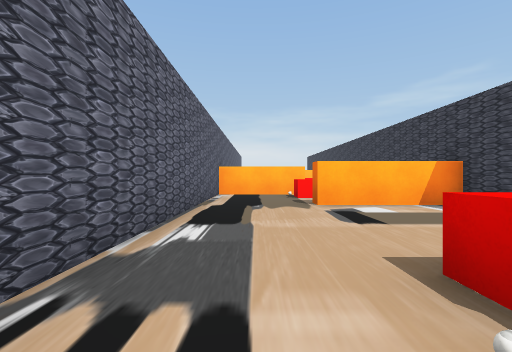
view 1 (above)

15 first-person views from a walk through a Unity game level. The camera is 1.2 m above the floor, looks level and sees 85° across. The floor is counted in squares, 2 m on a side. Each view is taken from the middle of a square. On the plan, view 1 faces up. The plan holds only what a view shows up to about 9 squares ahead; the rest is blank. The place goes on beyond the plan. The player is left out. Some animated figures are not drawn. Some surface patterns are stand-ins.

view 2
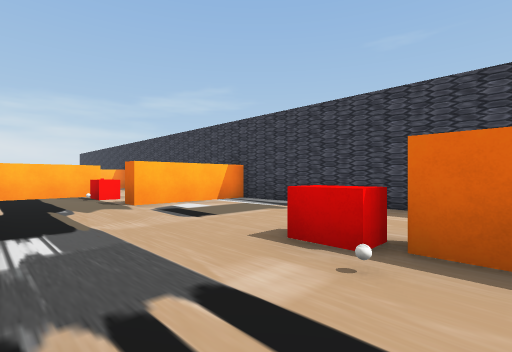

view 3
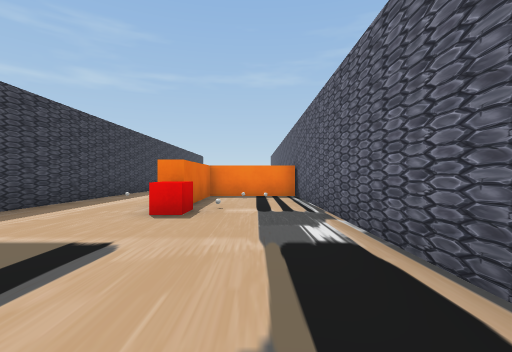

view 4
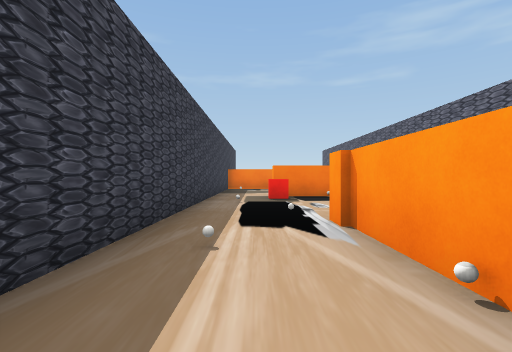

view 5
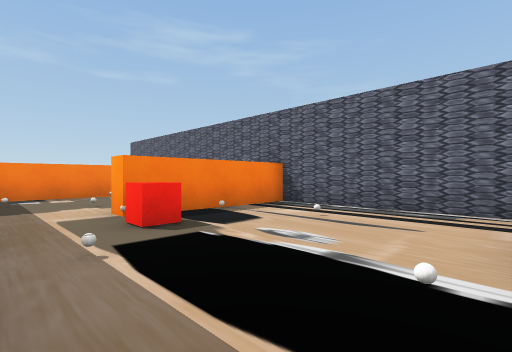

view 6
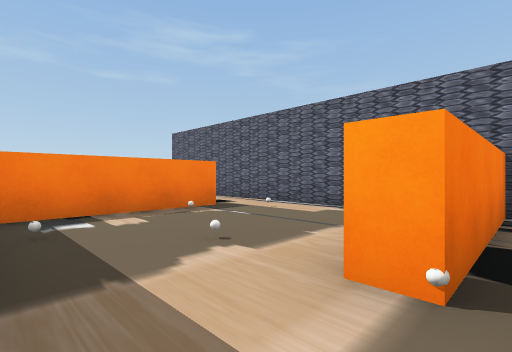

view 7
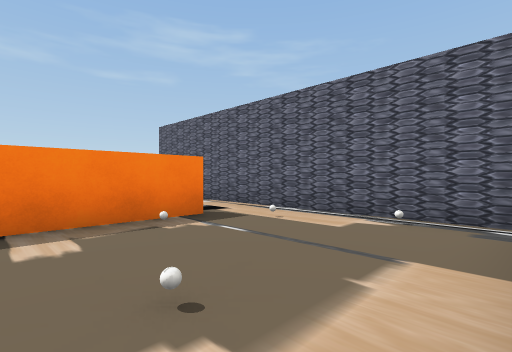

view 8
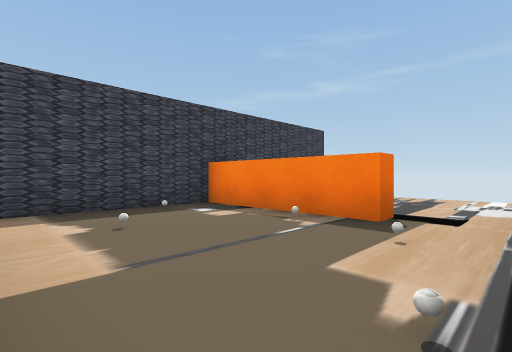

view 9
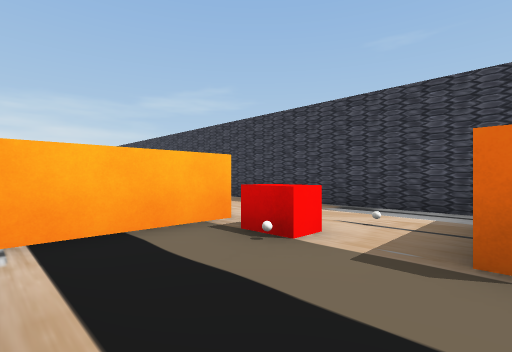

view 10
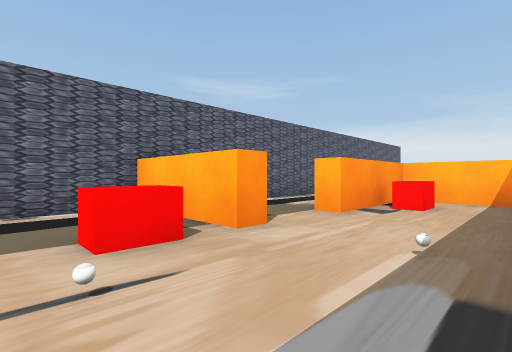

view 11
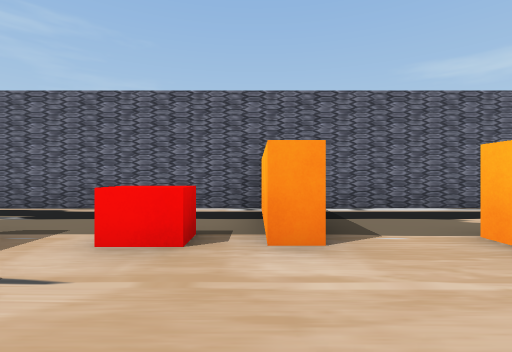

view 12
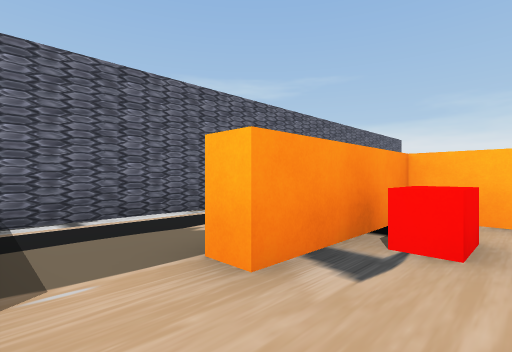

view 13
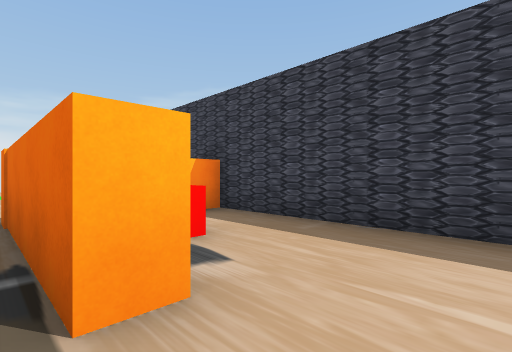

view 14
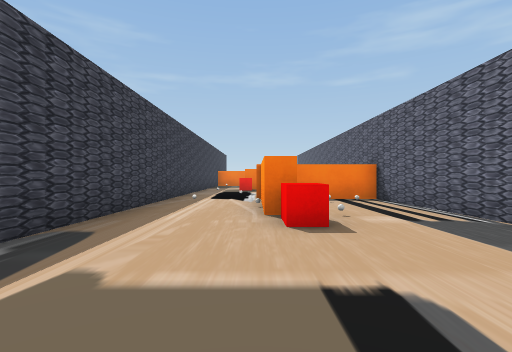

view 15
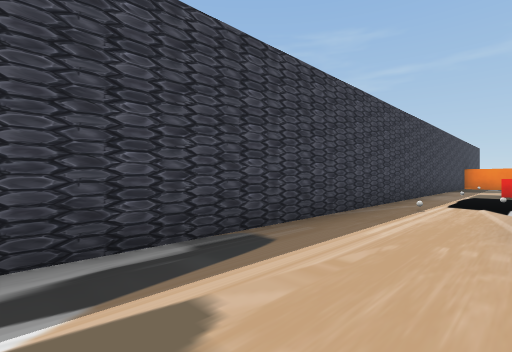

### Floor plan
Points are (right, up) in squares from view 1. A wall is a line through its corners. A room is listed if a view was taken in it or the views show most of it. See-through windows are left out.
Room 1 (views 1, 2, 3, 4, 5, 6, 9, 10, 11, 12, 14, 15)
walls: (1.9, 0.6) (1.9, -2.9); (1.3, -1.2) (1.3, 0.6); (4.3, 6.6) (4.3, 13.5); (-1.2, -2.3) (1.4, -2.3); (-1.2, -3.1) (-1.2, -7.3) (2.5, -7.3); (1.6, 9.6) (1.6, 9.1) (-1.2, 9.1) (-1.2, -2.6); (4.3, -7.4) (4.3, 5.8) (1.3, 5.8) (1.3, 6.4); (1.9, 12.5) (1.9, 11.2) (1.3, 11.2)
ways out: opening at (3.5, -7) to room 2; opening at (1, 10.5) to room 3
objects: other object (0, -5); other object (0, -1); other object (0, 1); other object (0, 8); other object (1, 1); other object (1, 8); other object (2, -6); other object (2, -3); other object (2, 0); other object (2, 7); other object (2, 13); other object (3, -5); other object (3, -1); other object (3, 9)
Room 2 (views 7, 8)
walls: (0.4, -12.2) (0.4, -11.7) (4.3, -11.7) (4.3, -7.4); (-1.2, -8.1) (-1.2, -12.6); (2.5, -7.3) (2.5, -7.9)
ways out: opening at (3.5, -7) to room 1; opening at (-0.5, -12)
objects: other object (-1, -9); other object (0, -11); other object (1, -11); other object (2, -9); other object (4, -10)
Room 3 (view 13)
walls: (1.3, 11.2) (1.3, 13.5); (-1.2, 13.5) (-1.2, 10.1)
ways out: opening at (1, 10.5) to room 1

Positions as (right, up) in squares from view 1, and headings:
1: (0, 0), facing up
2: (-1, 0), facing up-right
3: (0, 6), facing down
4: (3, 1), facing down
5: (4, -3), facing down-left
6: (4, -7), facing down-left
7: (3, -8), facing down-left
8: (-1, -8), facing down-right
9: (-1, 6), facing up-right
10: (4, 7), facing up-left
11: (4, 9), facing left
12: (3, 10), facing up-left
13: (1, 10), facing up-right
14: (2, 5), facing down
15: (2, 4), facing down-right
